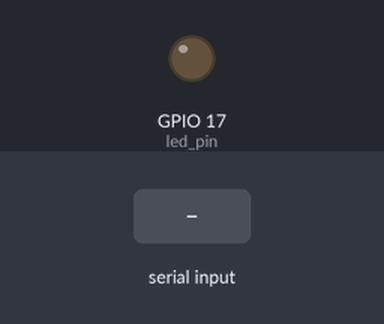
Simulated run of this sketch. Board: ESP32. Parts: output pins drawn as LEDs (lit = HIGH). Inputs (shaded band) come from the test bench. What the sketch prints to the serial monitor is not drawn.

Above: at 1.8 s.
1.9 s: byte 30 received over Serial
At 2.4 s:
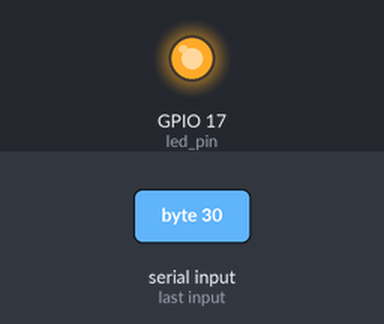
3.4 s: byte 90 received over Serial
4.9 s: byte 120 received over Serial
At 10.9 s:
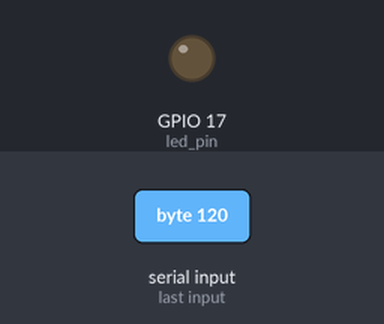
Timing chart, 0 to 12.4 s (numbered marks = the images above; inputs shaded):
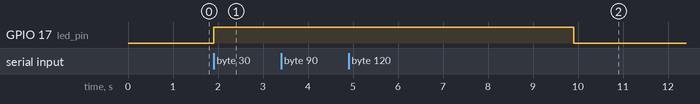

The sketch:

ESP32___Software_Timer___LED_Auto_Dimming.ino
```cpp
//ref:
//https://www.digikey.com/en/maker/projects/introduction-to-rtos-solution-to-part-8-software-timers/0f64cf758da440a29476165a5b2e577e
//***************************************************** operations
//pretend onboard LED is the backlight for LCD
//use serial terminal to enter char. -> e.g. PuTTY
//has serial input -> LED turns on + stays on
//if serial input stops -> 5s -> LED off
//task A: echo serial + turn on LED
//SW timer: turn off LED
//***use xTimerStart() to restart counter
//***************************************************** findings
//***************************************************** includes
//#include timers.h                                  // vanilla
//***************************************************** only 1 core
#if CONFIG_FREERTOS_UNICORE
  static const BaseType_t app_cpu = 0;
#else
  static const BaseType_t app_cpu = 1;
#endif
//***************************************************** settings & var.
uint8_t maxSerialReadBytes = 32;
static const int led_pin = 17;                       // pin def
//----------------------------------------------------- SW timer
static TimerHandle_t handle_timer = NULL;
//***************************************************** function
void timerCallbackA (TimerHandle_t xTimer){
  digitalWrite(led_pin, LOW);                        // turn off LED
}
//***************************************************** task
//----------------------------------------------------- task A
//keep checking serial
//if avail. -> write HIGH to LED
//read and echo back to terminal
//if not avail. -> start timer
void serialListener(void *parameters){
  char charRead;
  int i = 0;

  //xTimerStart(handle_timer, portMAX_DELAY);        // use with while-loop
  while(1){                                          // keep checking serial
    //while(Serial.available()){
    if(Serial.available()){
      //xTimerReset(handle_timer, portMAX_DELAY);    // use with while-loop
      digitalWrite(led_pin, HIGH);                   // if avail. -> write HIGH to LED
      //----------------------------------------------- read and echo back to terminal
      charRead = Serial.read();
      if (charRead  == '\n'){
        Serial.println("\r\n");                      // ***enable implicit LF in PuTTY -> '\n' not working
      }else{
        Serial.print(charRead);
      }
    xTimerStart(handle_timer, portMAX_DELAY);        // use with if-loop
    }

  }
}

//***************************************************** main
void setup() {
  //--------------------------------------------------- serial
  Serial.begin(115200);
  vTaskDelay(1000 / portTICK_PERIOD_MS);
  //--------------------------------------------------- pin config
  pinMode(led_pin, OUTPUT);
  //--------------------------------------------------- create timer
  handle_timer = xTimerCreate("Serial Timer",             // timer name
                              5000 / portTICK_PERIOD_MS,  // period in ticks -> serial inactive time until dimming
                              pdFALSE,                    // auto-reload toggle
                              (void *)0,                  // timer ID
                              timerCallbackA              // callback f()
                              );
                                                          // heap used to create structures
                                                          // can fail -> check
  if (handle_timer == NULL){
    Serial.println("********* Timer Creation Error *********");
  }else{
    Serial.println("********* Timer Created *********");
  }
  //--------------------------------------------------- start task
  xTaskCreatePinnedToCore(serialListener,
                          "Serial Listener",
                          1024,
                          NULL,
                          1,
                          NULL,
                          app_cpu
                          );
  //--------------------------------------------------- task for setup() & loop() no longer needed
  vTaskDelete(NULL);
}

void loop() {
  // put your main code here, to run repeatedly:

}
```

Measured:
- after the input at 1.9 s, GPIO 17 (led_pin): LOW → HIGH at once
- after the input at 3.4 s, every drawn part: stays the same
- after the input at 4.9 s, GPIO 17 (led_pin): HIGH → LOW after 5.0 s instead of 3.5 s
